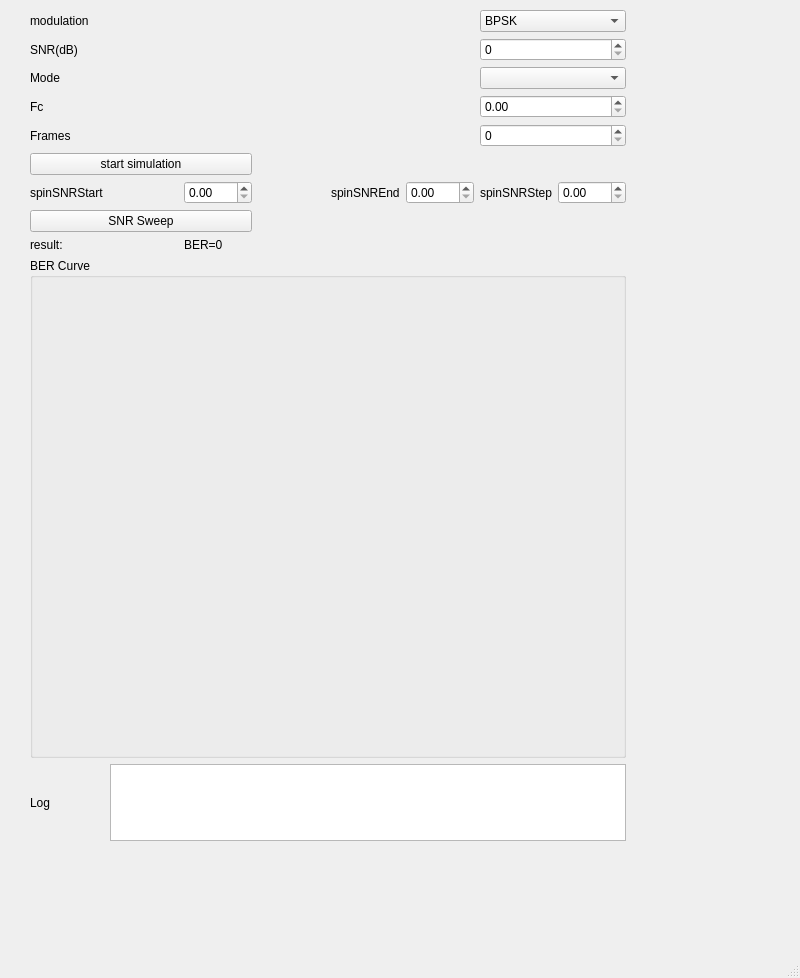
<?xml version="1.0" encoding="UTF-8"?>
<ui version="4.0">
 <class>MainWindow</class>
 <widget class="QMainWindow" name="MainWindow">
  <property name="geometry">
   <rect>
    <x>0</x>
    <y>0</y>
    <width>800</width>
    <height>978</height>
   </rect>
  </property>
  <property name="sizePolicy">
   <sizepolicy hsizetype="Expanding" vsizetype="Expanding">
    <horstretch>0</horstretch>
    <verstretch>0</verstretch>
   </sizepolicy>
  </property>
  <property name="windowTitle">
   <string>MainWindow</string>
  </property>
  <widget class="QWidget" name="centralwidget">
   <property name="sizePolicy">
    <sizepolicy hsizetype="Expanding" vsizetype="Expanding">
     <horstretch>0</horstretch>
     <verstretch>0</verstretch>
    </sizepolicy>
   </property>
   <widget class="QWidget" name="layoutWidget">
    <property name="geometry">
     <rect>
      <x>30</x>
      <y>10</y>
      <width>596</width>
      <height>831</height>
     </rect>
    </property>
    <layout class="QGridLayout" name="gridLayout" rowstretch="0,0,0,0,0,0,0,0,0,0,0" columnstretch="1,1,1,1,1,1,1,1">
     <item row="6" column="6">
      <widget class="QLabel" name="label_8">
       <property name="text">
        <string>spinSNRStep</string>
       </property>
      </widget>
     </item>
     <item row="1" column="0">
      <widget class="QLabel" name="label_2">
       <property name="text">
        <string>SNR(dB)</string>
       </property>
      </widget>
     </item>
     <item row="0" column="0">
      <widget class="QLabel" name="label">
       <property name="text">
        <string>modulation</string>
       </property>
      </widget>
     </item>
     <item row="9" column="0" colspan="8">
      <widget class="QGroupBox" name="groupBer">
       <property name="enabled">
        <bool>true</bool>
       </property>
       <property name="minimumSize">
        <size>
         <width>0</width>
         <height>500</height>
        </size>
       </property>
       <property name="title">
        <string>BER Curve</string>
       </property>
       <widget class="QWidget" name="widgetBerChart" native="true">
        <property name="geometry">
         <rect>
          <x>7</x>
          <y>18</y>
          <width>561</width>
          <height>475</height>
         </rect>
        </property>
        <property name="sizePolicy">
         <sizepolicy hsizetype="Preferred" vsizetype="Preferred">
          <horstretch>0</horstretch>
          <verstretch>0</verstretch>
         </sizepolicy>
        </property>
        <property name="minimumSize">
         <size>
          <width>0</width>
          <height>0</height>
         </size>
        </property>
       </widget>
      </widget>
     </item>
     <item row="8" column="2">
      <widget class="QLabel" name="labelBER">
       <property name="text">
        <string>BER=0</string>
       </property>
      </widget>
     </item>
     <item row="8" column="0">
      <widget class="QLabel" name="label_3">
       <property name="text">
        <string>result:</string>
       </property>
      </widget>
     </item>
     <item row="2" column="0">
      <widget class="QLabel" name="label_4">
       <property name="text">
        <string>Mode</string>
       </property>
      </widget>
     </item>
     <item row="6" column="5">
      <widget class="QDoubleSpinBox" name="spinSNREnd"/>
     </item>
     <item row="6" column="7">
      <widget class="QDoubleSpinBox" name="spinSNRStep"/>
     </item>
     <item row="5" column="0" colspan="3">
      <widget class="QPushButton" name="btnRun">
       <property name="text">
        <string>start simulation</string>
       </property>
      </widget>
     </item>
     <item row="3" column="6" colspan="2">
      <widget class="QDoubleSpinBox" name="spinFcGHz"/>
     </item>
     <item row="10" column="1" colspan="7">
      <widget class="QPlainTextEdit" name="textLog">
       <property name="maximumSize">
        <size>
         <width>16777215</width>
         <height>150</height>
        </size>
       </property>
      </widget>
     </item>
     <item row="6" column="0">
      <widget class="QLabel" name="label_6">
       <property name="text">
        <string>spinSNRStart</string>
       </property>
      </widget>
     </item>
     <item row="6" column="2">
      <widget class="QDoubleSpinBox" name="spinSNRStart"/>
     </item>
     <item row="7" column="0" colspan="3">
      <widget class="QPushButton" name="btnSweep">
       <property name="text">
        <string>SNR Sweep</string>
       </property>
      </widget>
     </item>
     <item row="0" column="6" colspan="2">
      <widget class="QComboBox" name="comboMod">
       <item>
        <property name="text">
         <string>BPSK</string>
        </property>
       </item>
       <item>
        <property name="text">
         <string>OOK</string>
        </property>
       </item>
       <item>
        <property name="text">
         <string>QPSK</string>
        </property>
       </item>
       <item>
        <property name="text">
         <string>QAM</string>
        </property>
       </item>
       <item>
        <property name="text">
         <string>FSK</string>
        </property>
       </item>
       <item>
        <property name="text">
         <string>MSK</string>
        </property>
       </item>
      </widget>
     </item>
     <item row="2" column="6" colspan="2">
      <widget class="QComboBox" name="comboMode"/>
     </item>
     <item row="1" column="6" colspan="2">
      <widget class="QSpinBox" name="spinSNR"/>
     </item>
     <item row="6" column="4">
      <widget class="QLabel" name="label_7">
       <property name="text">
        <string>spinSNREnd</string>
       </property>
      </widget>
     </item>
     <item row="10" column="0">
      <widget class="QLabel" name="label_10">
       <property name="text">
        <string>Log</string>
       </property>
      </widget>
     </item>
     <item row="3" column="0">
      <widget class="QLabel" name="label_5">
       <property name="text">
        <string>Fc</string>
       </property>
      </widget>
     </item>
     <item row="4" column="6" colspan="2">
      <widget class="QSpinBox" name="spinFrames"/>
     </item>
     <item row="4" column="0">
      <widget class="QLabel" name="label_9">
       <property name="text">
        <string>Frames</string>
       </property>
      </widget>
     </item>
    </layout>
   </widget>
  </widget>
  <widget class="QMenuBar" name="menubar">
   <property name="geometry">
    <rect>
     <x>0</x>
     <y>0</y>
     <width>800</width>
     <height>18</height>
    </rect>
   </property>
  </widget>
  <widget class="QStatusBar" name="statusbar"/>
 </widget>
 <resources/>
 <connections/>
</ui>
